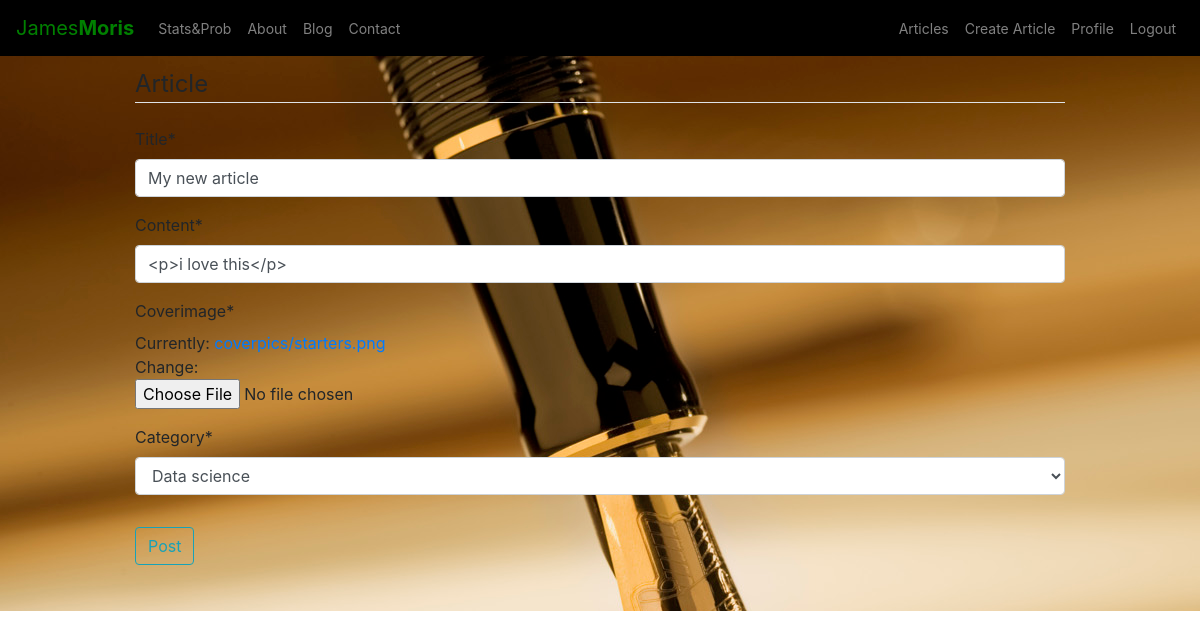
The page /article/56/update/ (signed in) on the database its author committed.
### blog/models.py (models this page shows, shortened)
class Article(models.Model):
	title = models.CharField(max_length=50)
	content = models.TextField()
	coverimage = models.ImageField(upload_to='coverpics')
	category = models.CharField(max_length=50)
	date_posted = models.DateTimeField(default=timezone.now)
	author = models.ForeignKey(User, on_delete=models.CASCADE)
	likes = models.ManyToManyField(User, related_name='blog_posts')
	tags = TaggableManager('key words')

### blog/views.py (the view, shortened to what this page needs)
# urls.py: path('article/<int:pk>/update/', ArticleUpdateView.as_view(), name='article-update'),
class ArticleUpdateView(LoginRequiredMixin, UserPassesTestMixin, UpdateView):
    model = Article
    form_class = ArticleForm
    def test_func(self):
        article = self.get_object()
        if self.request.user == article.author:
            return True
        return False

### blog/forms.py
class ArticleForm(forms.ModelForm):
	content = forms.CharField(widget=TinyMCE(attrs={'cols': 80, 'rows': 30}))
	class Meta:
		model = Article
		fields = ('title', 'content','coverimage','category','tags')
		widgets = {
		'category': forms.Select(choices=choices,attrs={'class': 'form-control'})
		}

### blog/templates/blog/article_form.html (shortened to what this page needs)
{% extends "blog/articlebase_form.html" %}
{% load crispy_forms_tags %}
{% block content %}
    <div class="content-section">
        <form method="POST" enctype="multipart/form-data">
            <fieldset class="form-group">
                <legend class="border-bottom mb-4">Article</legend>
                {{ form|crispy }}
            </fieldset>
            <div class="form-group">
                <button class="btn btn-outline-info" type="submit">Post</button>
            </div>
        </form>
    </div>
{% endblock content %}

### blog/static/blog/css/articlebase_form.css (style rules this page uses)
.content-section { background: transparent; padding: 10px 20px; border-radius: 3px; margin-bottom: 20px; }

### rows shown on the page
Article: title "My new article", content "<p>i love this</p>", category "Data science"
